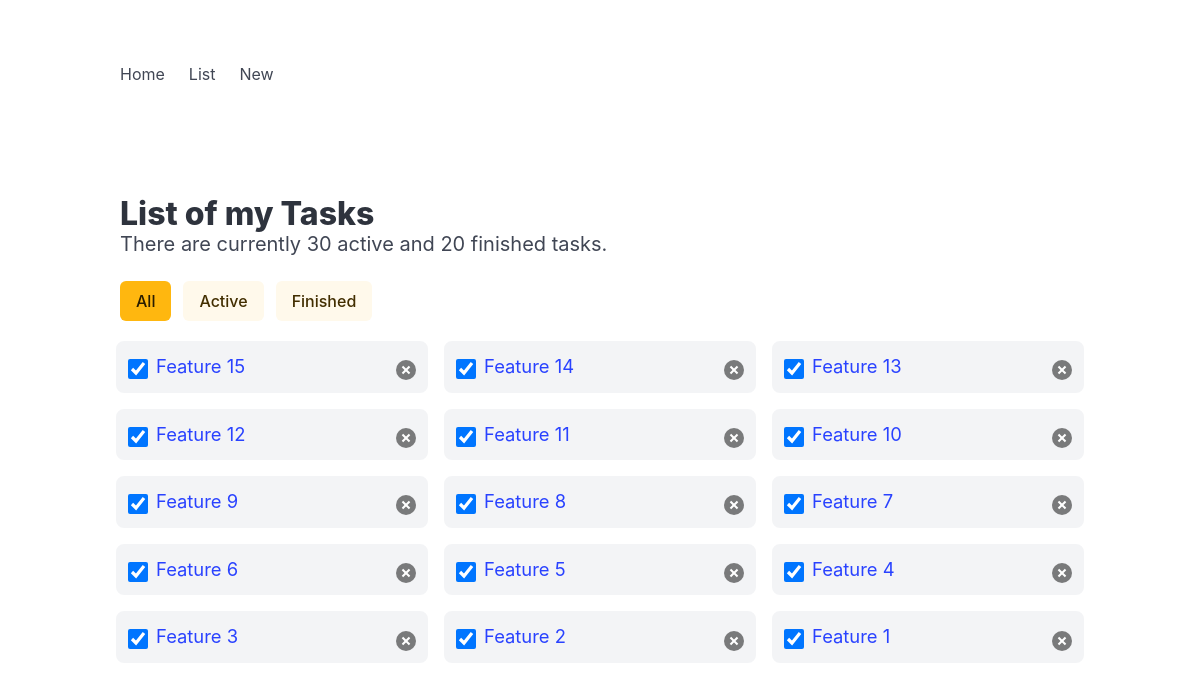
The app's page /todo/list/ (signed in), older data.
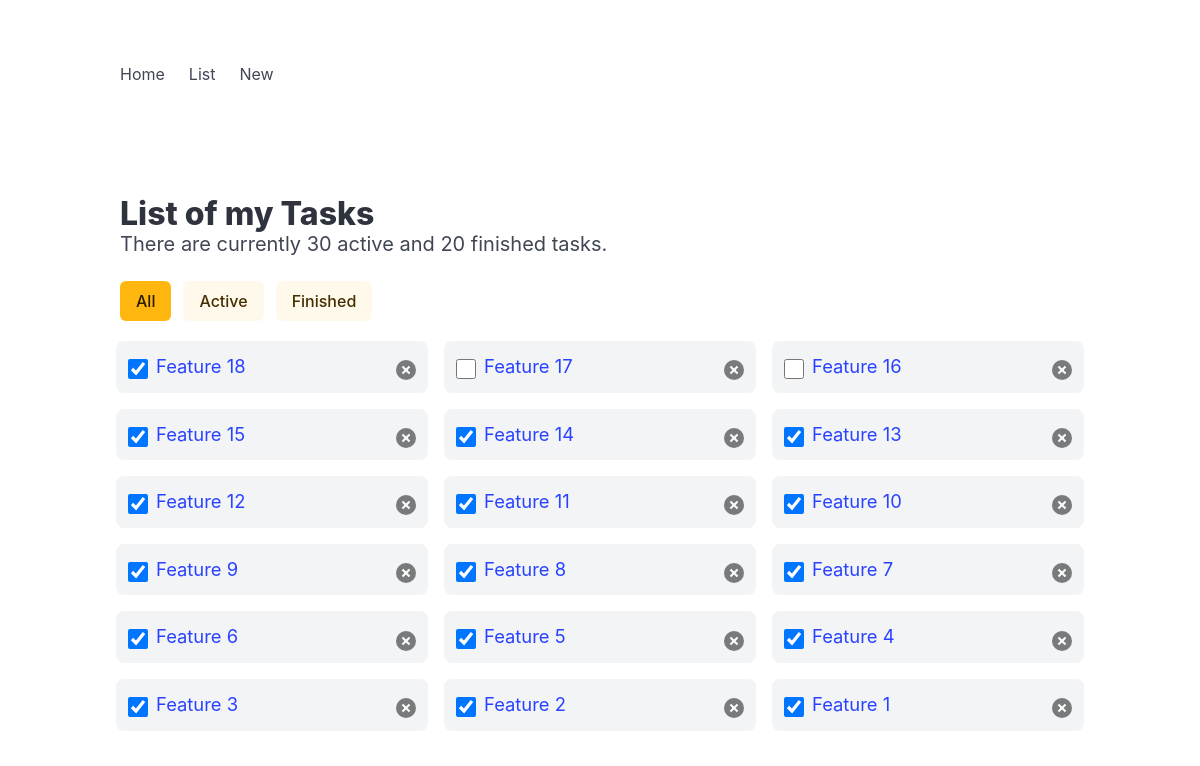
The same page, newer data.
### todo/models.py (models this page shows, shortened)
class Task(models.Model):
    user = models.ForeignKey(User, on_delete=models.CASCADE)
    title = models.CharField(max_length=100)
    desc = models.CharField(max_length=500)
    is_finished = models.BooleanField(default=False)
    finished_dt = models.DateTimeField(blank=True, null=True)
    dead_line_dt = models.DateTimeField(blank=True, null=True)
    create_dt = models.DateTimeField(auto_now_add=True)
    update_dt = models.DateTimeField(auto_now=True)

### todo/views.py (the view)
# urls.py: path('list/', views.todo_list, name='list'),
def todo_list(request):
    if request.user.is_authenticated:
        tasks = Task.objects.filter(user=request.user).order_by('-id')[0:100]
        context = {'tasks': tasks}
        return render(request, 'todo/list.html', context)
    else:
        return redirect('/todo')

### todo/templates/todo/list.html (shortened to what this page needs)
<!DOCTYPE html>
<html>
  <head>
    <link rel="stylesheet" href="https://cdn.jsdelivr.net/npm/bulma@1.0.2/css/bulma.min.css">
  </head>
  <body>
    {% include 'todo/includes/nav.html' %}
  <section class="section">
    <div class="container">
      <h1 class="title">List of my Tasks</h1>
      <p class="subtitle">There are currently 30 active and 20 finished tasks.</p>
      <div class="buttons">
        <a href="{{ request.path }}" class="button is-warning {% if 'active' in request.GET or 'finished' in request.GET %} is-light{% endif %}">All</a>
        <a href="{{ request.path }}?active" class="button is-warning {% if 'active' not in request.GET %} is-light{% endif %}">Active</a>
        <a href="{{ request.path }}?finished" class="button is-warning {% if 'finished' not in request.GET %} is-light{% endif %}">Finished</a>
      </div>
      {% if tasks %}
      <ul class="columns is-multiline" id="list">
        {% for task in tasks %}
          <li class="column is-4">
            <input type="checkbox" {% if task.is_finished %} checked {% endif %} title="Finish">
            <div>
              <a href="{% url 'todo:detail' number=task.id %}">{{ task.title }}</a>
              <br>
            </div>
            <button class="delete" title="Remove"></button>
          </li>
        {% endfor %}
        </ul>
      {% else %}
      <p class="is-size-5">No task to show here.</p>
      {% endif %}
    </div>
  </section>
  </body>
</html>

### todo/templates/todo/includes/nav.html (shortened to what this page needs)
<section class="section">
    <div class="container">
      <nav class="navbar" role="navigation" aria-label="main navigation">
        <div class="navbar-brand">
            <a class="navbar-item" href="{% url 'todo:index' %}">Home</a>
            <a class="navbar-item" href="{% url 'todo:list' %}">List</a>
            <a class="navbar-item" href="{% url 'todo:new' %}">New</a>
        </div>
    </nav>
    </div>
  </section>

### todo/templates/todo/list.html (style rules this page uses)
input[type="checkbox"] { width: 1.5em; height: 1.5em; cursor: pointer; }
#list > li { display: flex; gap: .5em; align-items: start; background: var(--bulma-background); border: .5em solid var(--bulma-scheme-main); border-radius: 1em; }
#list > li input { flex-shrink: 0; }
#list > li input, #list > li button { margin-top: .45em; }
#list > li div { font-size: 1.15em; flex-grow: 1; flex-shrink: 1; }

Row changes from the older to the newer data that the page shows:
added Task: is_finished "☑", title "Feature 18"
added Task: title "Feature 17"
added Task: title "Feature 16"
